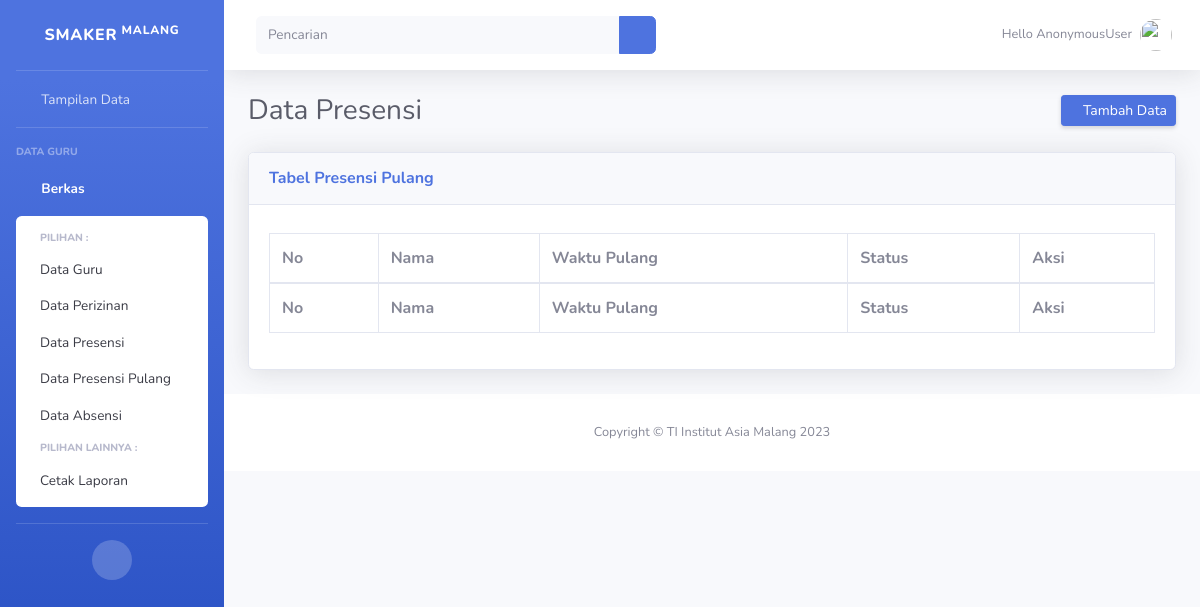
The page /presensipulang/ on the database as committed earlier.
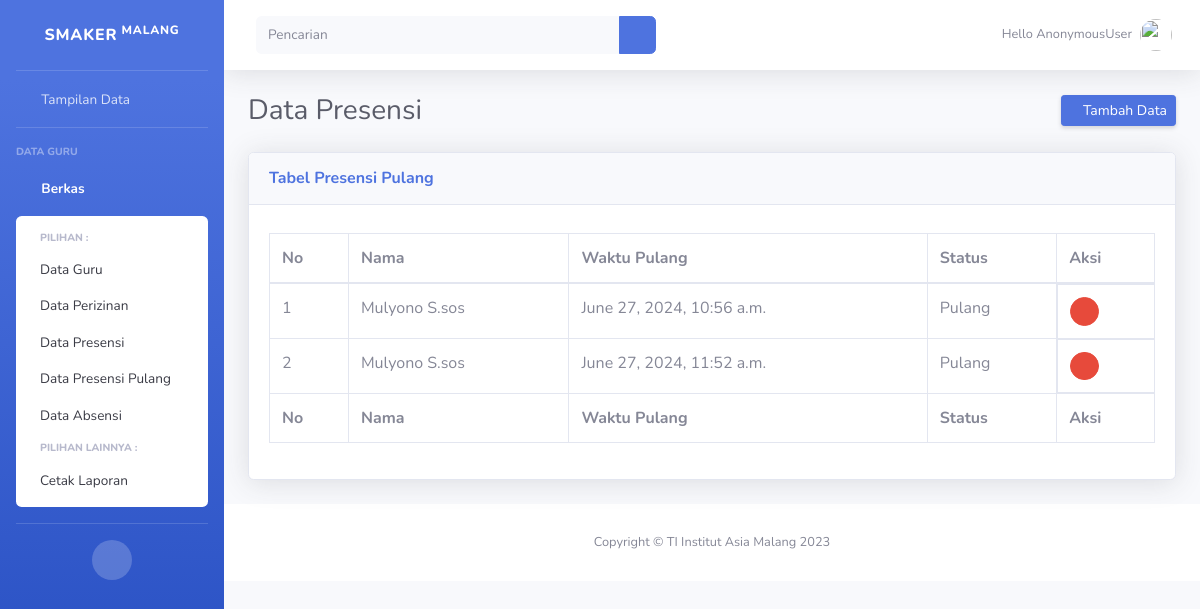
The same page on the database as committed later.
### presensi/models.py (models this page shows, shortened)
class PresensiPulang(models.Model):
    nama=models.ForeignKey(Biodata,on_delete=models.CASCADE,null=True)
    status=models.CharField(max_length=10, default="Pulang")
    tgl=models.DateTimeField(default=datetime.now, blank=True)

### biodata/models.py (models this page shows)
class Biodata(models.Model):
    nama=models.CharField(max_length=50)
    nip=models.CharField(max_length=8)
    jk=models.ForeignKey(Jenis, on_delete=models.CASCADE,null=True)
    agama=models.ForeignKey(Agama, on_delete=models.CASCADE,null=True)
    alamat=models.TextField()
    mapel=models.CharField(max_length=50)
    def __str__(self):
        return str(self.nama)

### presensi/views.py (the view)
# urls.py: path('presensipulang/',presensipulang),
def presensipulang(request):
    presensipulang=PresensiPulang.objects.all()
    biodata=Biodata.objects.all()
    konteks={
        'biodata':biodata,
        'presensipulang': presensipulang,
    }
    return render(request,'Back-end/PresensiPulang/data_presensi.html',konteks)

### template/Back-end/PresensiPulang/data_presensi.html (shortened to what this page needs)
{% extends 'base.html' %}
{% load static %}
{% block content%}
    <div class="d-sm-flex align-items-center justify-content-between mb-4">
        <h1 class="h3 mb-0 text-gray-800">Data Presensi</h1>
        <a href="/tambahpre/" class="d-none d-sm-inline-block btn btn-sm btn-primary shadow-sm"><i
                class="fas fa-download fa-sm text-white-50"></i> Tambah Data </a>
    </div>
    <div class="card shadow mb-4">
        <div class="card-header py-3">
            <h6 class="m-0 font-weight-bold text-primary">Tabel Presensi Pulang</h6>
        </div>
        <div class="card-body">
            <div class="table-responsive mt-2">
                <table class="table table-bordered" id="dataTable" width="100%" cellspacing="0">
                    <thead>
                        <tr>
                            <th>No</th>
                            <th>Nama</th>
                            <th>Waktu Pulang</th>
                            <th>Status</th>
                            <th>Aksi</th>
                        </tr>
                    </thead>
                    <tfoot>
                        <tr>
                            <th>No</th>
                            <th>Nama</th>
                            <th>Waktu Pulang</th>
                            <th>Status</th>
                            <th>Aksi</th>
                        </tr>
                    </tfoot>
                    <tbody>
                        {% for PresensiPulang in presensipulang  %}
                        <tr>
                            <td>{{ PresensiPulang.id }}</td>
                            <td>{{ PresensiPulang.nama.nama }}</td>
                            <td>{{ PresensiPulang.tgl }}</td>
                            <td>{{ PresensiPulang.status }}</td>
                            <td style="display: flex;">
                                <button data-toggle="modal" data-target="#hapus{{ PresensiPulang.id }}" style="margin-right: auto;" class="btn btn-danger btn-circle btn-sm">
                                    <i class="fas fa-trash"></i>
                                </button>
                            </td>
                        </tr>
                        {% endfor %}
                    </tbody>
                </table>
            </div>
        </div>
    </div>
{% endblock %}

Rows that differ between the two databases and show on the page:
added PresensiPulang: id "1", nama.nama "Mulyono S.sos", tgl "June 27, 2024, 10:56 a.m.", status "Pulang"
added PresensiPulang: id "2", nama.nama "Mulyono S.sos", tgl "June 27, 2024, 11:52 a.m.", status "Pulang"
